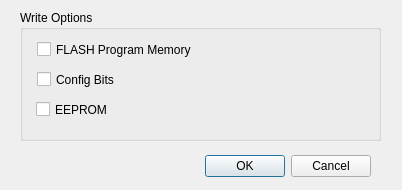
<?xml version="1.0" encoding="UTF-8"?>
<ui version="4.0">
 <class>Settings</class>
 <widget class="QDialog" name="Settings">
  <property name="geometry">
   <rect>
    <x>0</x>
    <y>0</y>
    <width>402</width>
    <height>190</height>
   </rect>
  </property>
  <property name="windowTitle">
   <string>Settings</string>
  </property>
  <property name="windowIcon">
   <iconset resource="resources.qrc">
    <normaloff>:/MainWindow/img/Senso.ico</normaloff>:/MainWindow/img/Senso.ico</iconset>
  </property>
  <widget class="QDialogButtonBox" name="buttonBox">
   <property name="geometry">
    <rect>
     <x>30</x>
     <y>150</y>
     <width>341</width>
     <height>32</height>
    </rect>
   </property>
   <property name="orientation">
    <enum>Qt::Horizontal</enum>
   </property>
   <property name="standardButtons">
    <set>QDialogButtonBox::Cancel|QDialogButtonBox::Ok</set>
   </property>
  </widget>
  <widget class="QGroupBox" name="WriteOptionsGroupBox">
   <property name="geometry">
    <rect>
     <x>20</x>
     <y>10</y>
     <width>361</width>
     <height>131</height>
    </rect>
   </property>
   <property name="title">
    <string>Write Options</string>
   </property>
   <widget class="QCheckBox" name="FlashProgramMemorycheckBox">
    <property name="geometry">
     <rect>
      <x>17</x>
      <y>30</y>
      <width>201</width>
      <height>19</height>
     </rect>
    </property>
    <property name="text">
     <string>FLASH Program Memory</string>
    </property>
   </widget>
   <widget class="QCheckBox" name="ConfigBitsCheckBox">
    <property name="geometry">
     <rect>
      <x>17</x>
      <y>60</y>
      <width>201</width>
      <height>19</height>
     </rect>
    </property>
    <property name="text">
     <string>Config Bits</string>
    </property>
   </widget>
   <widget class="QCheckBox" name="EepromCheckBox">
    <property name="geometry">
     <rect>
      <x>16</x>
      <y>90</y>
      <width>201</width>
      <height>19</height>
     </rect>
    </property>
    <property name="text">
     <string>EEPROM</string>
    </property>
   </widget>
  </widget>
 </widget>
 <resources>
  <include location="resources.qrc"/>
 </resources>
 <connections>
  <connection>
   <sender>buttonBox</sender>
   <signal>accepted()</signal>
   <receiver>Settings</receiver>
   <slot>accept()</slot>
   <hints>
    <hint type="sourcelabel">
     <x>248</x>
     <y>254</y>
    </hint>
    <hint type="destinationlabel">
     <x>157</x>
     <y>274</y>
    </hint>
   </hints>
  </connection>
  <connection>
   <sender>buttonBox</sender>
   <signal>rejected()</signal>
   <receiver>Settings</receiver>
   <slot>reject()</slot>
   <hints>
    <hint type="sourcelabel">
     <x>316</x>
     <y>260</y>
    </hint>
    <hint type="destinationlabel">
     <x>286</x>
     <y>274</y>
    </hint>
   </hints>
  </connection>
 </connections>
</ui>
